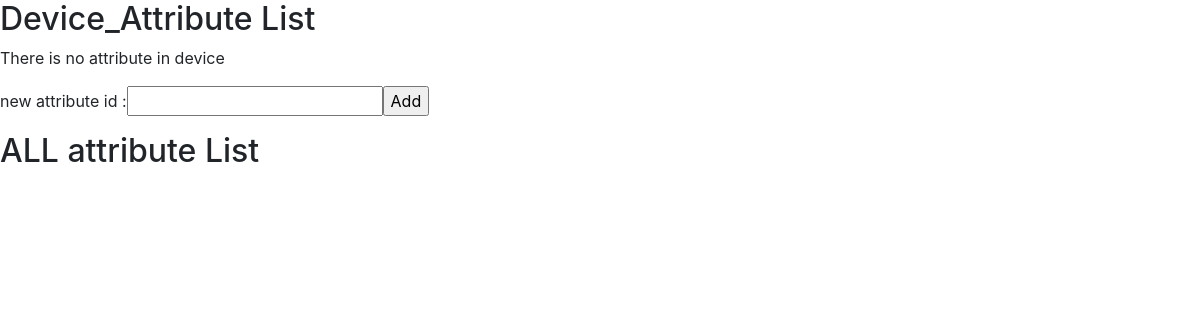
Page /api/v1/device/28fb2f49-3aaf-4c02-975c-9a4e72ce02de/attribute/ on the earlier database version.
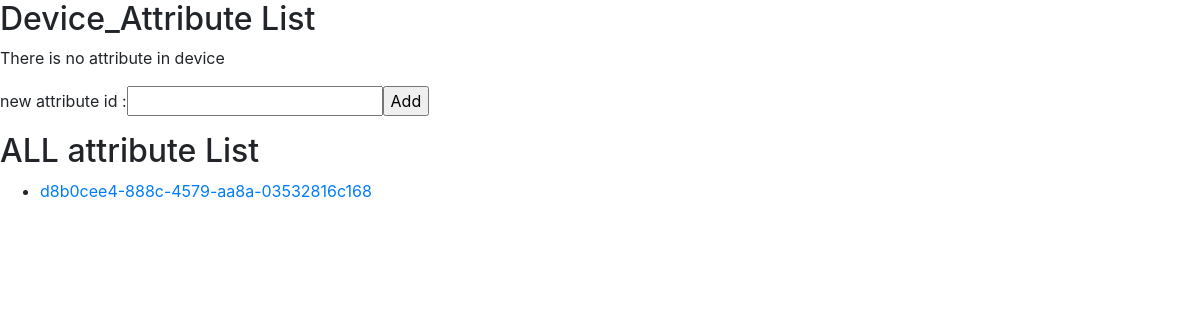
Same page on the later database version.
### attribute/models.py (models this page shows)
class Attribute(models.Model):
    id = models.CharField(max_length=36, primary_key=True, default=uuid.uuid4())
    key = models.CharField(max_length=50)
    label_ko = models.CharField(max_length=50)
    label_en = models.CharField(max_length=50)
    super_permission = models.IntegerField()
    user_permission = models.IntegerField()
    is_object = models.BooleanField()
    is_array = models.BooleanField()
    is_object_array = models.BooleanField()
    created_at = models.DateTimeField(auto_now_add=True)
    updated_at = models.DateTimeField(auto_now=True)

### device/views.py (the view, shortened to what this page needs)
# urls.py: path('<device_id>/attribute/',views.device_attribute),
@csrf_exempt
def device_attribute(request, device_id):
    if request.method == 'GET':
        device_attribute_list = Device_Attribute.objects.filter(device_id=device_id)
        attribute_list = Attribute.objects.all()
        context = {'category': 'device', 'sub_category': 'attribute', 'included_list': device_attribute_list,
                   'sub_list': attribute_list}
        return render(request, 'deviceattributeviewer.html', context)

### templates/deviceattributeviewer.html
{% load static %}
<link rel="stylesheet" type="text/css" href="{% static 'bootstrap.min.css' %}">
<h2>Device_Attribute List</h2>
{% if included_list %}
    <ul>
    {% for included in included_list %}
        <div class = "form-inline form-group">
            <li><a href="{{ included.attribute.id }}">{{ included.attribute.id }}</a></li>
        </div>
    {% endfor %}
    </ul>
    {% else %}
    <p>There is no {{ sub_category }} in {{ category }}</p>
{% endif %}
<form method = "POST">
        <div class = "form-inline form-group">
            <label> new attribute id : </label><label>
            <input name="id" type="text">
            <input type="submit" value = "Add">
        </label>
        </div>
</form>
<h2> ALL {{ sub_category }} List</h2>
{% if sub_list %}
    <ul>
    {% for item in sub_list %}
      <li><a href='/api/v1/{{ sub_category }}/{{ item.id }}'>{{ item.id }}</a></li>
    {% endfor %}
    </ul>
{% endif %}

Differences in the rows shown:
added Attribute: id "d8b0cee4-888c-4579-aa8a-03532816c168"
